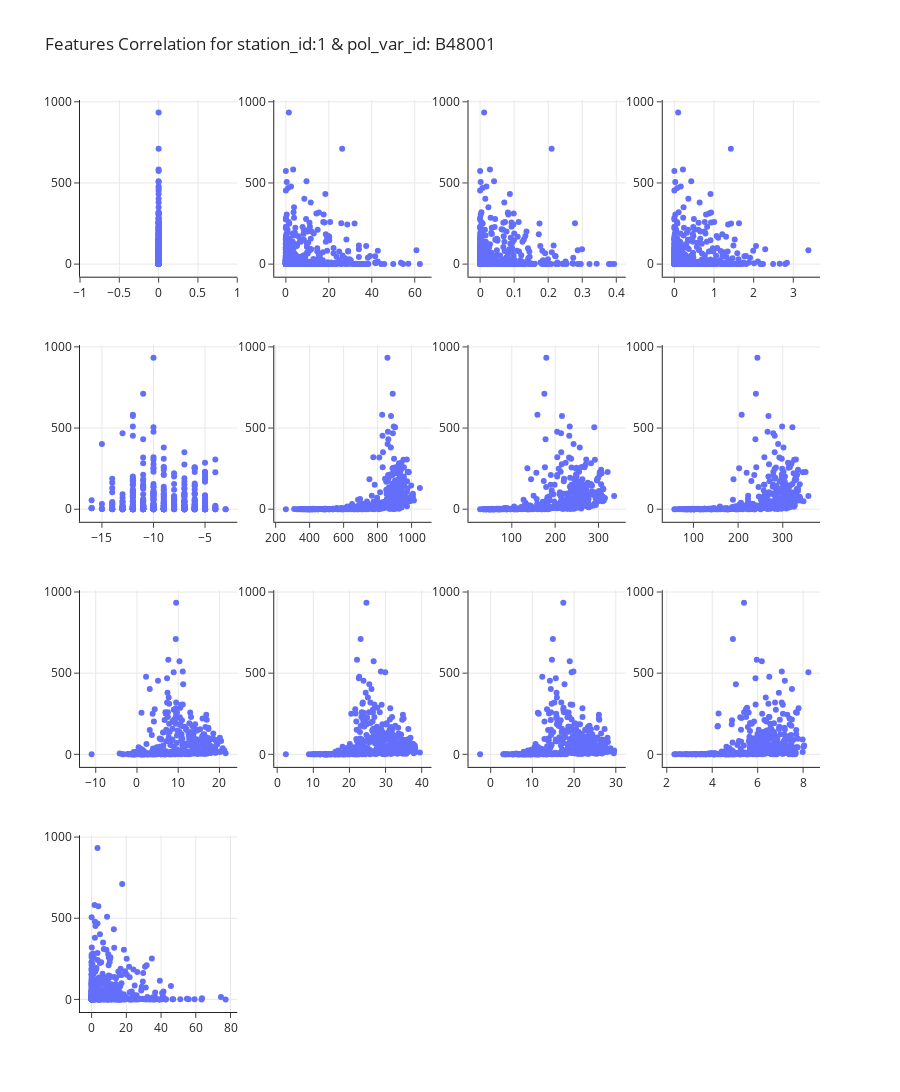

Here is the notebook cell this chart was saved with:
### Code cell
n_col = 4
figures = []
for feat in feats:
    figures.append(px.scatter(title=feat,
                              data_frame=df,
                              x=feat, 
                              y='POL_sum',
                              color='pol_var_id',
                              hover_name='pol_var_id'))

fig = make_subplots(rows=int(len(figures)/n_col+1), cols=n_col) 
for i, figure in enumerate(figures):
    for trace in range(len(figure["data"])):
        fig.append_trace(figure["data"][trace], row=int(i/n_col+1), col=int(i%n_col+1))
        fig.update_yaxes(showgrid=True)        
        fig.update_xaxes(showgrid=True)  

fig.update_layout(title_text="Features Correlation for station_id:{} & pol_var_id: {}".format(station_wdgt.value, pol_wdgt.value), 
                  template="simple_white", height=1200)
fig.update_traces(marker=dict(size=6), mode="markers", showlegend=False)
fig.show()

### Figure 1 — Plotly figure (JSON) as saved in the notebook; plotly's stock layout.template omitted (floating-point values rounded to 4 significant figures; data arrays with more than 128 entries replaced by an {"elided": "..."} marker saying what was removed)
{"data": [{"hovertemplate": "<b>%{hovertext}</b><br><br>pol_var_id=B48001<br>B13011_min=%{x}<br>POL_sum=%{y}<extra></extra>", "hovertext": {"elided": "437 str values"}, "legendgroup": "B48001", "marker": {"color": "#636efa", "size": 6, "symbol": "circle"}, "mode": "markers", "name": "B48001", "orientation": "v", "showlegend": false, "type": "scatter", "x": {"elided": "437 int values"}, "xaxis": "x", "y": {"elided": "437 float values"}, "yaxis": "y"}, {"hovertemplate": "<b>%{hovertext}</b><br><br>pol_var_id=B48001<br>B13011_max=%{x}<br>POL_sum=%{y}<extra></extra>", "hovertext": {"elided": "437 str values"}, "legendgroup": "B48001", "marker": {"color": "#636efa", "size": 6, "symbol": "circle"}, "mode": "markers", "name": "B48001", "orientation": "v", "showlegend": false, "type": "scatter", "x": {"elided": "437 float values"}, "xaxis": "x2", "y": {"elided": "437 float values"}, "yaxis": "y2"}, {"hovertemplate": "<b>%{hovertext}</b><br><br>pol_var_id=B48001<br>B13011_mean=%{x}<br>POL_sum=%{y}<extra></extra>", "hovertext": {"elided": "437 str values"}, "legendgroup": "B48001", "marker": {"color": "#636efa", "size": 6, "symbol": "circle"}, "mode": "markers", "name": "B48001", "orientation": "v", "showlegend": false, "type": "scatter", "x": {"elided": "437 float values"}, "xaxis": "x3", "y": {"elided": "437 float values"}, "yaxis": "y3"}, {"hovertemplate": "<b>%{hovertext}</b><br><br>pol_var_id=B48001<br>B13011_std=%{x}<br>POL_sum=%{y}<extra></extra>", "hovertext": {"elided": "437 str values"}, "legendgroup": "B48001", "marker": {"color": "#636efa", "size": 6, "symbol": "circle"}, "mode": "markers", "name": "B48001", "orientation": "v", "showlegend": false, "type": "scatter", "x": {"elided": "437 float values"}, "xaxis": "x4", "y": {"elided": "437 float values"}, "yaxis": "y4"}, {"hovertemplate": "<b>%{hovertext}</b><br><br>pol_var_id=B48001<br>B14198_min=%{x}<br>POL_sum=%{y}<extra></extra>", "hovertext": {"elided": "437 str values"}, "legendgroup": "B48001", "marker": {"color": "#636efa", "size": 6, "symbol": "circle"}, "mode": "markers", "name": "B48001", "orientation": "v", "showlegend": false, "type": "scatter", "x": {"elided": "437 int values"}, "xaxis": "x5", "y": {"elided": "437 float values"}, "yaxis": "y5"}, {"hovertemplate": "<b>%{hovertext}</b><br><br>pol_var_id=B48001<br>B14198_max=%{x}<br>POL_sum=%{y}<extra></extra>", "hovertext": {"elided": "437 str values"}, "legendgroup": "B48001", "marker": {"color": "#636efa", "size": 6, "symbol": "circle"}, "mode": "markers", "name": "B48001", "orientation": "v", "showlegend": false, "type": "scatter", "x": {"elided": "437 int values"}, "xaxis": "x6", "y": {"elided": "437 float values"}, "yaxis": "y6"}, {"hovertemplate": "<b>%{hovertext}</b><br><br>pol_var_id=B48001<br>B14198_mean=%{x}<br>POL_sum=%{y}<extra></extra>", "hovertext": {"elided": "437 str values"}, "legendgroup": "B48001", "marker": {"color": "#636efa", "size": 6, "symbol": "circle"}, "mode": "markers", "name": "B48001", "orientation": "v", "showlegend": false, "type": "scatter", "x": {"elided": "437 float values"}, "xaxis": "x7", "y": {"elided": "437 float values"}, "yaxis": "y7"}, {"hovertemplate": "<b>%{hovertext}</b><br><br>pol_var_id=B48001<br>B14198_std=%{x}<br>POL_sum=%{y}<extra></extra>", "hovertext": {"elided": "437 str values"}, "legendgroup": "B48001", "marker": {"color": "#636efa", "size": 6, "symbol": "circle"}, "mode": "markers", "name": "B48001", "orientation": "v", "showlegend": false, "type": "scatter", "x": {"elided": "437 float values"}, "xaxis": "x8", "y": {"elided": "437 float values"}, "yaxis": "y8"}, {"hovertemplate": "<b>%{hovertext}</b><br><br>pol_var_id=B48001<br>TEMP_min=%{x}<br>POL_sum=%{y}<extra></extra>", "hovertext": {"elided": "437 str values"}, "legendgroup": "B48001", "marker": {"color": "#636efa", "size": 6, "symbol": "circle"}, "mode": "markers", "name": "B48001", "orientation": "v", "showlegend": false, "type": "scatter", "x": {"elided": "437 float values"}, "xaxis": "x9", "y": {"elided": "437 float values"}, "yaxis": "y9"}, {"hovertemplate": "<b>%{hovertext}</b><br><br>pol_var_id=B48001<br>TEMP_max=%{x}<br>POL_sum=%{y}<extra></extra>", "hovertext": {"elided": "437 str values"}, "legendgroup": "B48001", "marker": {"color": "#636efa", "size": 6, "symbol": "circle"}, "mode": "markers", "name": "B48001", "orientation": "v", "showlegend": false, "type": "scatter", "x": {"elided": "437 float values"}, "xaxis": "x10", "y": {"elided": "437 float values"}, "yaxis": "y10"}, {"hovertemplate": "<b>%{hovertext}</b><br><br>pol_var_id=B48001<br>TEMP_mean=%{x}<br>POL_sum=%{y}<extra></extra>", "hovertext": {"elided": "437 str values"}, "legendgroup": "B48001", "marker": {"color": "#636efa", "size": 6, "symbol": "circle"}, "mode": "markers", "name": "B48001", "orientation": "v", "showlegend": false, "type": "scatter", "x": {"elided": "437 float values"}, "xaxis": "x11", "y": {"elided": "437 float values"}, "yaxis": "y11"}, {"hovertemplate": "<b>%{hovertext}</b><br><br>pol_var_id=B48001<br>TEMP_std=%{x}<br>POL_sum=%{y}<extra></extra>", "hovertext": {"elided": "437 str values"}, "legendgroup": "B48001", "marker": {"color": "#636efa", "size": 6, "symbol": "circle"}, "mode": "markers", "name": "B48001", "orientation": "v", "showlegend": false, "type": "scatter", "x": {"elided": "437 float values"}, "xaxis": "x12", "y": {"elided": "437 float values"}, "yaxis": "y12"}, {"hovertemplate": "<b>%{hovertext}</b><br><br>pol_var_id=B48001<br>PREC=%{x}<br>POL_sum=%{y}<extra></extra>", "hovertext": {"elided": "437 str values"}, "legendgroup": "B48001", "marker": {"color": "#636efa", "size": 6, "symbol": "circle"}, "mode": "markers", "name": "B48001", "orientation": "v", "showlegend": false, "type": "scatter", "x": {"elided": "437 float values"}, "xaxis": "x13", "y": {"elided": "437 float values"}, "yaxis": "y13"}], "layout": {"height": 1200, "title": {"text": "Features Correlation for station_id:1 & pol_var_id: B48001"}, "xaxis": {"anchor": "y", "domain": [0, 0.2125], "showgrid": true}, "xaxis10": {"anchor": "y10", "domain": [0.2625, 0.475], "showgrid": true}, "xaxis11": {"anchor": "y11", "domain": [0.525, 0.7375], "showgrid": true}, "xaxis12": {"anchor": "y12", "domain": [0.7875, 1], "showgrid": true}, "xaxis13": {"anchor": "y13", "domain": [0, 0.2125], "showgrid": true}, "xaxis14": {"anchor": "y14", "domain": [0.2625, 0.475], "showgrid": true}, "xaxis15": {"anchor": "y15", "domain": [0.525, 0.7375], "showgrid": true}, "xaxis16": {"anchor": "y16", "domain": [0.7875, 1], "showgrid": true}, "xaxis2": {"anchor": "y2", "domain": [0.2625, 0.475], "showgrid": true}, "xaxis3": {"anchor": "y3", "domain": [0.525, 0.7375], "showgrid": true}, "xaxis4": {"anchor": "y4", "domain": [0.7875, 1], "showgrid": true}, "xaxis5": {"anchor": "y5", "domain": [0, 0.2125], "showgrid": true}, "xaxis6": {"anchor": "y6", "domain": [0.2625, 0.475], "showgrid": true}, "xaxis7": {"anchor": "y7", "domain": [0.525, 0.7375], "showgrid": true}, "xaxis8": {"anchor": "y8", "domain": [0.7875, 1], "showgrid": true}, "xaxis9": {"anchor": "y9", "domain": [0, 0.2125], "showgrid": true}, "yaxis": {"anchor": "x", "domain": [0.8063, 1], "showgrid": true}, "yaxis10": {"anchor": "x10", "domain": [0.2687, 0.4625], "showgrid": true}, "yaxis11": {"anchor": "x11", "domain": [0.2687, 0.4625], "showgrid": true}, "yaxis12": {"anchor": "x12", "domain": [0.2687, 0.4625], "showgrid": true}, "yaxis13": {"anchor": "x13", "domain": [0, 0.1938], "showgrid": true}, "yaxis14": {"anchor": "x14", "domain": [0, 0.1938], "showgrid": true}, "yaxis15": {"anchor": "x15", "domain": [0, 0.1938], "showgrid": true}, "yaxis16": {"anchor": "x16", "domain": [0, 0.1938], "showgrid": true}, "yaxis2": {"anchor": "x2", "domain": [0.8063, 1], "showgrid": true}, "yaxis3": {"anchor": "x3", "domain": [0.8063, 1], "showgrid": true}, "yaxis4": {"anchor": "x4", "domain": [0.8063, 1], "showgrid": true}, "yaxis5": {"anchor": "x5", "domain": [0.5375, 0.7312], "showgrid": true}, "yaxis6": {"anchor": "x6", "domain": [0.5375, 0.7312], "showgrid": true}, "yaxis7": {"anchor": "x7", "domain": [0.5375, 0.7312], "showgrid": true}, "yaxis8": {"anchor": "x8", "domain": [0.5375, 0.7312], "showgrid": true}, "yaxis9": {"anchor": "x9", "domain": [0.2687, 0.4625], "showgrid": true}}}
